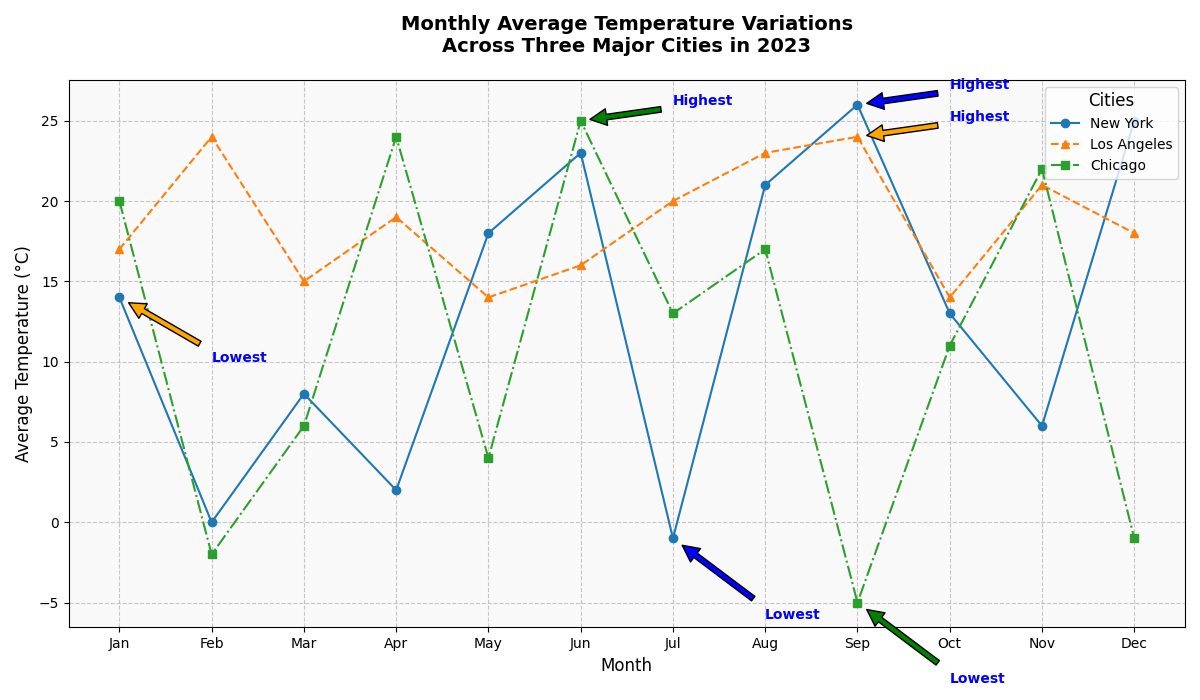

Source code (Python):
import matplotlib.pyplot as plt
import numpy as np

months = np.array(['Jan', 'Feb', 'Mar', 'Apr', 'May', 'Jun', 'Jul', 'Aug', 'Sep', 'Oct', 'Nov', 'Dec'])
# Manually shuffled temperature data for each city
new_york_temps = np.array([14, 0, 8, 2, 18, 23, -1, 21, 26, 13, 6, 25])
los_angeles_temps = np.array([17, 24, 15, 19, 14, 16, 20, 23, 24, 14, 21, 18])
chicago_temps = np.array([20, -2, 6, 24, 4, 25, 13, 17, -5, 11, 22, -1])

fig, ax = plt.subplots(figsize=(12, 7))

# Plots with replaced temperature data
ax.plot(months, new_york_temps, marker='o', linestyle='-', color='tab:blue', label='New York')
ax.plot(months, los_angeles_temps, marker='^', linestyle='--', color='tab:orange', label='Los Angeles')
ax.plot(months, chicago_temps, marker='s', linestyle='-.', color='tab:green', label='Chicago')

ax.set_title("Monthly Average Temperature Variations\nAcross Three Major Cities in 2023", fontsize=14, fontweight='bold', pad=20)
ax.set_xlabel("Month", fontsize=12)
ax.set_ylabel("Average Temperature (°C)", fontsize=12)

ax.legend(loc='upper right', fontsize=10, title='Cities', title_fontsize='12')
ax.grid(True, linestyle='--', alpha=0.7)
ax.set_facecolor('#f9f9f9')

highlight_style = dict(size=10, color='b', weight='bold')
ax.annotate('Highest', xy=(8, 26), xytext=(9, 27), arrowprops=dict(facecolor='blue', shrink=0.1), **highlight_style)
ax.annotate('Lowest', xy=(6, -1), xytext=(7, -6), arrowprops=dict(facecolor='blue', shrink=0.1), **highlight_style)
ax.annotate('Highest', xy=(8, 24), xytext=(9, 25), arrowprops=dict(facecolor='orange', shrink=0.1), **highlight_style)
ax.annotate('Lowest', xy=(0, 14), xytext=(1, 10), arrowprops=dict(facecolor='orange', shrink=0.1), **highlight_style)
ax.annotate('Highest', xy=(5, 25), xytext=(6, 26), arrowprops=dict(facecolor='green', shrink=0.1), **highlight_style)
ax.annotate('Lowest', xy=(8, -5), xytext=(9, -10), arrowprops=dict(facecolor='green', shrink=0.1), **highlight_style)

plt.tight_layout()
plt.show()
